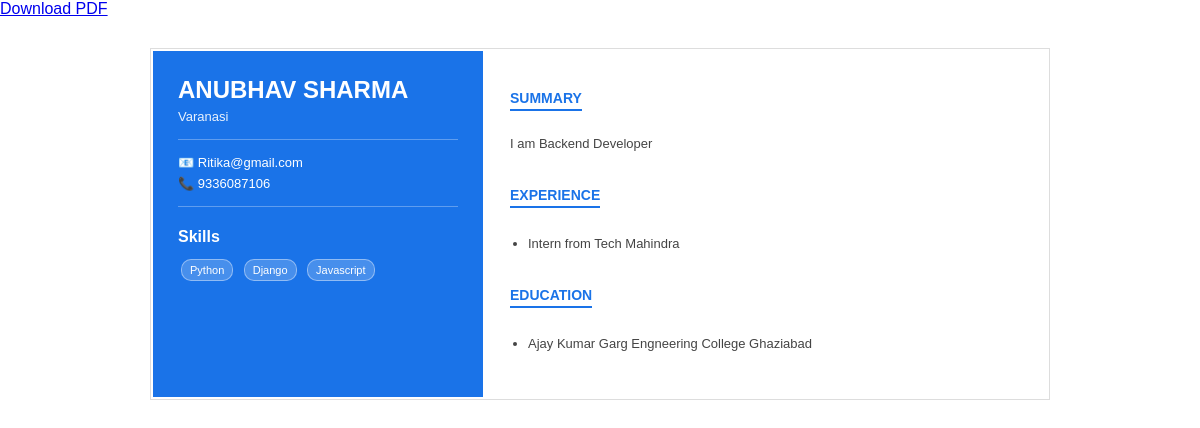
The page /preview/21/ on the database its author committed.
### resume/models.py (models this page shows, shortened)
class Resume(models.Model):
    user = models.ForeignKey(User, on_delete=models.CASCADE)
    name = models.CharField(max_length=255)
    email = models.EmailField()
    phone = models.CharField(max_length=20, blank=True)
    location = models.CharField(max_length=100, blank=True)
    summary = models.TextField(blank=True, null=True)
    education = models.TextField(blank=True)
    experience = models.TextField(blank=True)
    skills = models.TextField(blank=True)
    template = models.CharField(max_length=50, default="template1")
    github = models.URLField(blank=True)
    linkedin = models.URLField(blank=True)
    leetcode = models.URLField(blank=True)
    gfg = models.URLField(blank=True)
    created_at = models.DateTimeField(auto_now_add=True)
    class Meta:
        ordering = ['-created_at']

### resume/views.py (the view)
# urls.py: path('preview/<int:id>/', views.preview_resume, name='preview_resume'),
def preview_resume(request, id):
    resume = get_object_or_404(Resume, id=id)
    education_list = [e.strip() for e in (resume.education or "").split("\n") if e.strip()]
    experience_list = [e.strip() for e in (resume.experience or "").split("\n") if e.strip()]
    skills_list = [s.strip() for s in (resume.skills or "").split(",") if s.strip()]
    context = {
        "resume": resume,
        "education_list": education_list,
        "experience_list": experience_list,
        "skills_list": skills_list,
    }
    template_map = {
        "template1": "template1.html",
        "template2": "template2.html",
        "ats": "template_ats.html",
        "modern": "template_modern.html",
        "creative": "template_creative.html",
    }
    selected_template = template_map.get(resume.template, "template_ats.html")
    return render(request, selected_template, context)

### resume/templates/template2.html (shortened to what this page needs)
<!DOCTYPE html>
<html>
<head>
</head>
<body>
<table class="wrapper">
    <tr>
        <td class="sidebar">
            <div class="name">{{ resume.name }}</div>
            <div class="location">{{ resume.location }}</div>
            <hr>
            <div class="contact-item">📧 {{ resume.email }}</div>
            <div class="contact-item">📞 {{ resume.phone }}</div>
            <hr>
            <h4 style="margin-bottom:10px;">Skills</h4>
            {% for skill in skills_list %}
                <span class="skill">{{ skill }}</span>
            {% endfor %}
        </td>
        <td class="content">
            <div class="section">
                <h3>Summary</h3>
                <p>{{ resume.summary }}</p>
            </div>
            <div class="section">
                <h3>Experience</h3>
                <ul>
                    {% for exp in experience_list %}
                        <li>{{ exp }}</li>
                    {% endfor %}
                </ul>
            </div>
            <div class="section">
                <h3>Education</h3>
                <ul>
                    {% for edu in education_list %}
                        <li>{{ edu }}</li>
                    {% endfor %}
                </ul>
            </div>
        </td>
    </tr>
    <a href="{% url 'download_pdf' resume.id resume.template %}">
  Download PDF
</a>
</table>
</body>
</html>

### resume/templates/template2.html (style rules this page uses)
body { font-family: Arial, sans-serif; background: #fff; margin: 0; color: #333; }
.wrapper { width: 900px; margin: 30px auto; border: 1px solid #ddd; }
.sidebar { width: 280px; background: #1a73e8; color: white; vertical-align: top; padding: 25px; }
.content { padding: 25px; vertical-align: top; }
.name { font-size: 24px; font-weight: bold; text-transform: uppercase; margin-bottom: 5px; }
.location { font-size: 13px; opacity: 0.9; margin-bottom: 15px; }
.contact-item { font-size: 13px; margin: 6px 0; }
hr { border: none; border-top: 1px solid rgba(255,255,255,0.3); margin: 15px 0; }
h3 { font-size: 14px; color: #1a73e8; border-bottom: 2px solid #1a73e8; display: inline-block; margin-bottom: 10px; padding-bottom: 3px; text-transform: uppercase; }
p, li { font-size: 13px; line-height: 1.6; color: #444; }
ul { padding-left: 18px; }
.skill { display: inline-block; background: rgba(255,255,255,0.2); border: 1px solid rgba(255,255,255,0.4); padding: 4px 8px; margin: 3px; border-radius: 10px; font-size: 11px; }
.section { margin-bottom: 18px; }

### rows shown on the page
Resume: name "ANUBHAV SHARMA", location "Varanasi", email "Ritika@gmail.com", phone "9336087106", summary "I am Backend Developer", experience_list "Intern from Tech Mahindra", education_list "Ajay Kumar Garg Engneering College Ghaziabad"

### other values the page prints
{{ skill }} "Python" "Django" "Javascript"
